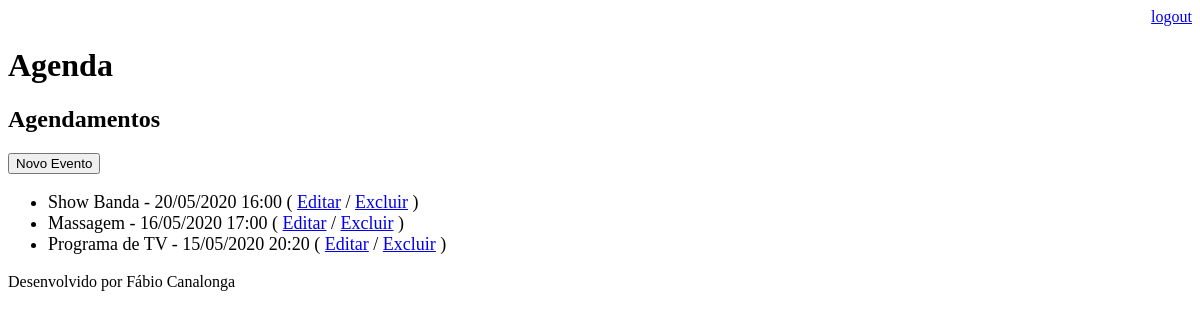
The page /agenda/ (signed in) on the database as committed earlier.
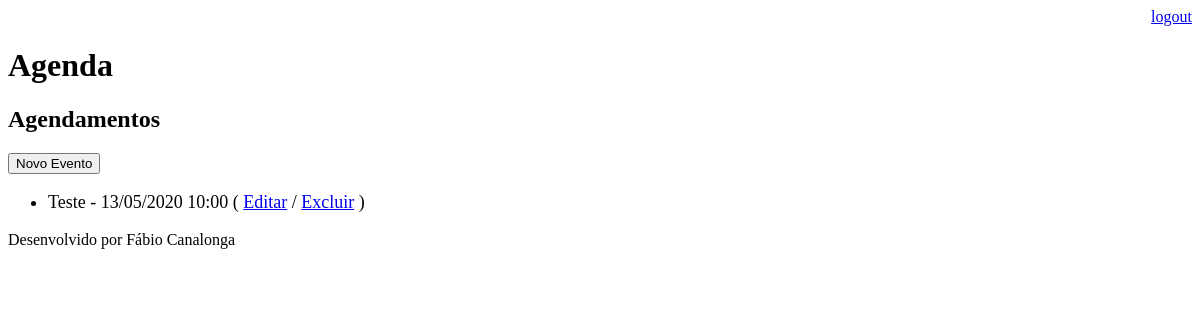
The same page on the database as committed later.
### core/models.py (models this page shows, shortened)
class Evento(models.Model):
    titulo = models.CharField(max_length=100)
    descricao = models.TextField(blank=True, null=True)
    data_evento = models.DateTimeField(verbose_name='Data do Evento')
    data_criacao = models.DateTimeField(verbose_name='Data da Criação', auto_now=True)
    usuario = models.ForeignKey(User, on_delete=models.CASCADE)
    class Meta:
        db_table = 'evento'
    def get_data_evento(self):
        return self.data_evento.strftime('%d/%m/%Y %H:%M')
    def get_evento_atrasado(self):
        if self.data_evento < datetime.now():
            return True
        else:
            return False

### core/views.py (the view)
# urls.py: path('agenda/', views.lista_eventos),
@login_required(login_url='/login/')
def lista_eventos(request):
    usuario = request.user
    data_atual = datetime.now() - timedelta(hours=1)
    evento = Evento.objects.filter(usuario=usuario,
                                   data_evento__gt=data_atual)
    dados = {'eventos':evento}
    return render(request, 'agenda.html', dados)

### templates/agenda.html
{% extends "model-page.html" %}
{%  block content %}
   <h2>Agendamentos</h2>
   <a href="evento/">
        <button type="button">Novo Evento</button>
    </a>
    <ul style="font-size: 18px">
        {% for evento in eventos %}
                <li>
                    <div style={% if evento.get_evento_atrasado %} "color:red" {% endif %}>
                    {{ evento.titulo }} - {{ evento.get_data_evento }}
                    ( <a href="evento/?id={{ evento.id }}">Editar</a>
                    / <a href="evento/delete/{{ evento.id }}">Excluir</a> )
                    </div>
                </li>
        {% endfor %}
    </ul>
{% endblock %}

Rows that differ between the two databases and show on the page:
no longer on this page (row edited): Evento: titulo "Show Banda", get_data_evento "20/05/2020 16:00"
no longer on this page (row edited): Evento: titulo "Massagem", get_data_evento "16/05/2020 17:00"
no longer on this page (row edited): Evento: titulo "Programa de TV", get_data_evento "15/05/2020 20:20"
added Evento: titulo "Teste", get_data_evento "13/05/2020 10:00"
